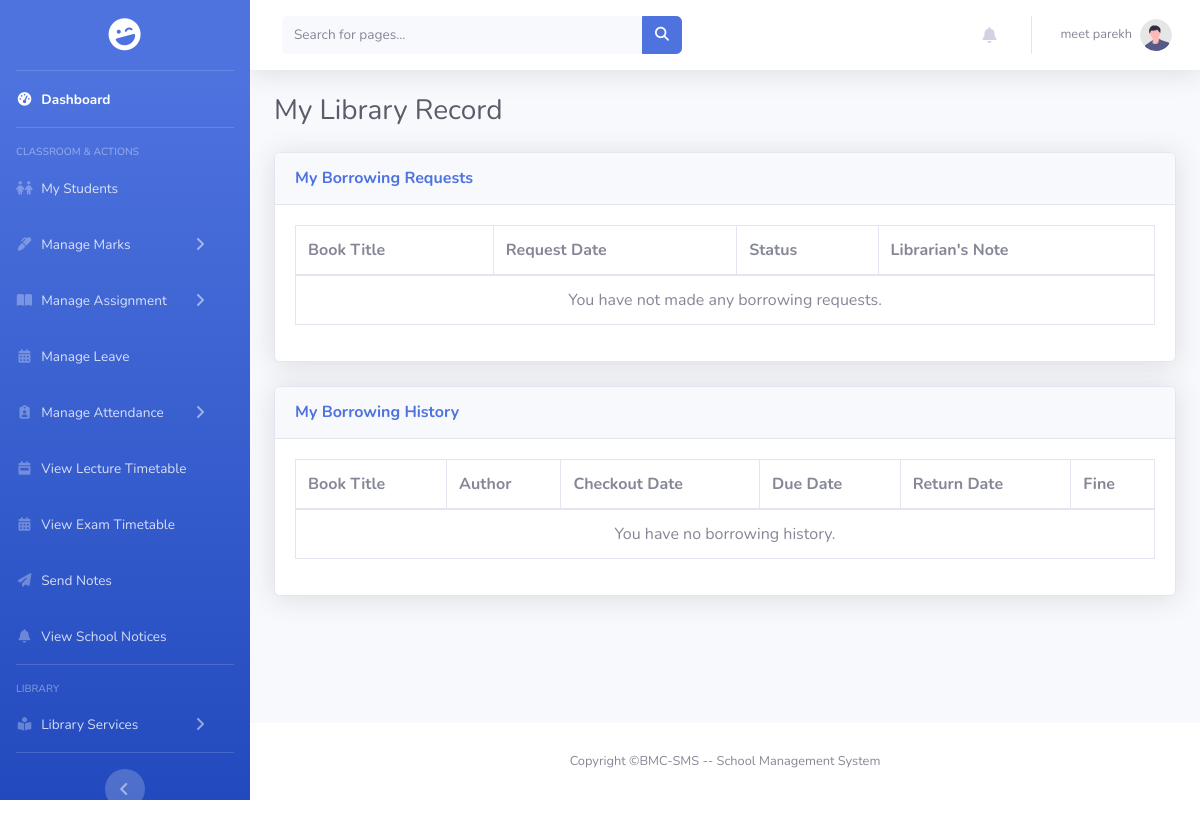
Before: /pages/teacher/my_library_record.php (signed in) with the older database file.
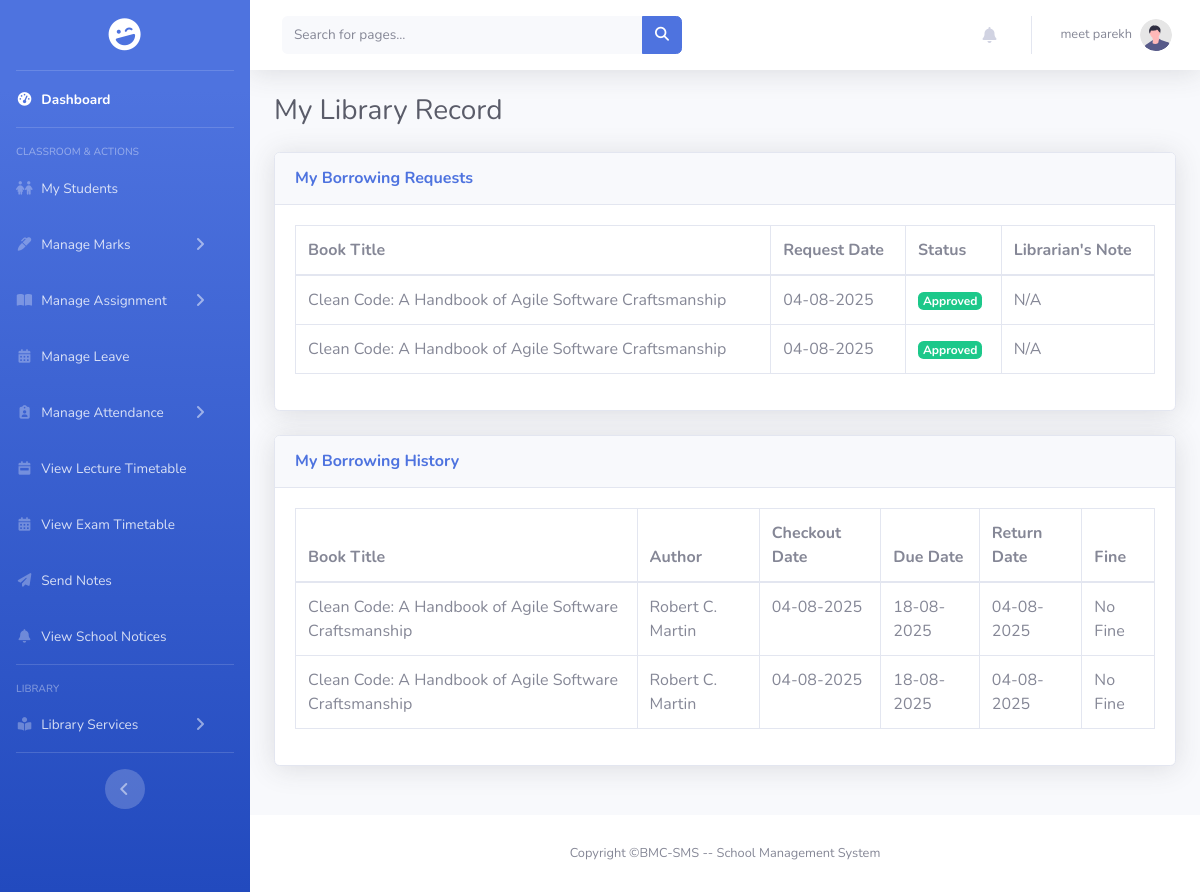
After: the same page with the newer database file.
### tables this page shows
CREATE TABLE `borrow_requests` (
  `request_id` int(11) NOT NULL,
  `book_id` int(11) NOT NULL,
  `school_id` int(11) NOT NULL,
  `borrower_id` int(11) NOT NULL,
  `borrower_role` enum('student','teacher') NOT NULL,
  `requested_due_date` date DEFAULT NULL,
  `request_date` timestamp NOT NULL DEFAULT current_timestamp(),
  `status` enum('Pending','Approved','Rejected','Collected') NOT NULL DEFAULT 'Pending',
  `librarian_id` int(11) DEFAULT NULL,
  `action_date` datetime DEFAULT NULL,
  `rejection_reason` text DEFAULT NULL,
  `due_date` date DEFAULT NULL
);

CREATE TABLE `books` (
  `book_id` int(11) NOT NULL,
  `school_id` int(11) NOT NULL,
  `title` varchar(255) NOT NULL,
  `author` varchar(255) NOT NULL,
  `isbn` varchar(20) DEFAULT NULL,
  `publisher` varchar(255) DEFAULT NULL,
  `quantity_total` int(11) NOT NULL DEFAULT 0,
  `quantity_available` int(11) NOT NULL DEFAULT 0,
  `created_at` timestamp NOT NULL DEFAULT current_timestamp(),
  `file_path` varchar(255) DEFAULT NULL,
  `is_digital` tinyint(1) NOT NULL DEFAULT 0
);

### encryption.php (called while the page is built, shortened)
<?php
function decrypt_id($encrypted)
{
    return openssl_decrypt($encrypted, ENCRYPTION_METHOD, ENCRYPTION_KEY, 0, ENCRYPTION_IV);
}

### pages/teacher/my_library_record.php (the view, shortened to what the changed rows need)
<?php
include_once '../../includes/connect.php';
include_once '../../encryption.php';
$user_id = null;
if (isset($_COOKIE['encrypted_user_id'])) {
    $user_id = decrypt_id($_COOKIE['encrypted_user_id']);
}
$sql_requests = "SELECT br.request_date, br.status, br.rejection_reason, b.title
                 FROM borrow_requests br
                 JOIN books b ON br.book_id = b.book_id
                 WHERE br.borrower_id = ? ORDER BY br.request_date DESC";
$stmt_requests = $conn->prepare($sql_requests);
$stmt_requests->bind_param("i", $user_id);
$stmt_requests->execute();
$borrow_requests = $stmt_requests->get_result()->fetch_all(MYSQLI_ASSOC);
$sql_history = "SELECT b.title, b.author, br.checkout_date, br.due_date, br.return_date, br.fine_amount, br.fine_status
                FROM borrowing_records br
                JOIN books b ON br.book_id = b.book_id
                WHERE br.borrower_id = ? ORDER BY br.checkout_date DESC";
$stmt_history = $conn->prepare($sql_history);
$stmt_history->bind_param("i", $user_id);
$stmt_history->execute();
$borrowing_history = $stmt_history->get_result()->fetch_all(MYSQLI_ASSOC);
?>
<!DOCTYPE html>
<html lang="en">
<head>
    <link href="../../assets/vendor/fontawesome-free/css/all.min.css" rel="stylesheet" type="text/css">
    <link href="../../assets/css/sb-admin-2.min.css" rel="stylesheet">
    <link rel="stylesheet" href="https://cdnjs.cloudflare.com/ajax/libs/font-awesome/6.5.2/css/all.min.css" />
    <link rel="stylesheet" href="../../assets/css/sidebar.css">
    <link rel="stylesheet" href="../../assets/css/scrollbar_hidden.css">
</head>
<body id="page-top">
    <div id="wrapper">
        <div id="content-wrapper" class="d-flex flex-column">
            <div id="content">
                <div class="container-fluid">
                    <h1 class="h3 mb-4 text-gray-800">My Library Record</h1>
                    <div class="card shadow mb-4">
                        <div class="card-body">
                            <div class="table-responsive">
                                <table class="table table-bordered">
                                    <thead>
                                        <tr>
                                            <th>Book Title</th>
                                            <th>Request Date</th>
                                            <th>Status</th>
                                            <th>Librarian's Note</th>
                                        </tr>
                                    </thead>
                                    <tbody>
                                        <?php if (empty($borrow_requests)): ?>
                                            <tr><td colspan="4" class="text-center">You have not made any borrowing requests.</td></tr>
                                        <?php else: foreach ($borrow_requests as $request): ?>
                                            <tr>
                                                <td><?php echo htmlspecialchars($request['title']); ?></td>
                                                <td><?php echo date('d-m-Y', strtotime($request['request_date'])); ?></td>
                                                <td>
                                                    <?php if ($request['status'] == 'Pending'): ?>
                                                        <span class="badge badge-warning">Pending</span>
                                                    <?php elseif ($request['status'] == 'Approved'): ?>
                                                        <span class="badge badge-success">Approved</span>
                                                    <?php elseif ($request['status'] == 'Rejected'): ?>
                                                        <span class="badge badge-danger">Rejected</span>
                                                    <?php elseif ($request['status'] == 'Collected'): ?>
                                                        <span class="badge badge-info">Collected</span>
                                                    <?php endif; ?>
                                                </td>
                                                <td><?php echo htmlspecialchars($request['rejection_reason'] ?? 'N/A'); ?></td>
                                            </tr>
                                        <?php endforeach; endif; ?>
                                    </tbody>
                                </table>
                            </div>
                        </div>
                    </div>
                    <div class="card shadow mb-4">
                        <div class="card-body">
                           <div class="table-responsive">
                                <table class="table table-bordered">
                                    <thead>
                                        <tr>
                                            <th>Book Title</th>
                                            <th>Author</th>
                                            <th>Checkout Date</th>
                                            <th>Due Date</th>
                                            <th>Return Date</th>
                                            <th>Fine</th>
                                        </tr>
                                    </thead>
                                    <tbody>
                                        <?php if (empty($borrowing_history)): ?>
                                            <tr><td colspan="6" class="text-center">You have no borrowing history.</td></tr>
                                        <?php else: foreach ($borrowing_history as $record): ?>
                                            <tr>
                                                <td><?php echo htmlspecialchars($record['title']); ?></td>
                                                <td><?php echo htmlspecialchars($record['author']); ?></td>
                                                <td><?php echo date('d-m-Y', strtotime($record['checkout_date'])); ?></td>
                                                <td><?php echo date('d-m-Y', strtotime($record['due_date'])); ?></td>
                                                <td><?php echo $record['return_date'] ? date('d-m-Y', strtotime($record['return_date'])) : 'Not Returned'; ?></td>
                                                <td>
                                                    <?php if ($record['fine_amount'] > 0): ?>
                                                        ₹<?php echo htmlspecialchars($record['fine_amount']); ?> (<?php echo htmlspecialchars($record['fine_status']); ?>)
                                                    <?php else: ?>
                                                        No Fine
                                                    <?php endif; ?>
                                                </td>
                                            </tr>
                                        <?php endforeach; endif; ?>
                                    </tbody>
                                </table>
                           </div>
                        </div>
                    </div>
                </div>
            </div>
        </div>
    </div>
</body>
</html>

Changed rows visible on the page:
added borrow_requests: book.title "Clean Code: A Handbook of Agile Software Craftsmanship", request_date "04-08-2025", status "Approved", rejection_reason "N/A"
added borrow_requests: book.title "Clean Code: A Handbook of Agile Software Craftsmanship", request_date "04-08-2025", status "Approved", rejection_reason "N/A"
Other visible differences:
new list line: "Clean Code: A Handbook of Agile Software Craftsmanship Robert C. Martin 04-08-2025 18-08-2025 04-08-2025 No Fine"
text no longer shown: "You have not made any borrowing requests. You have no borrowing history."
